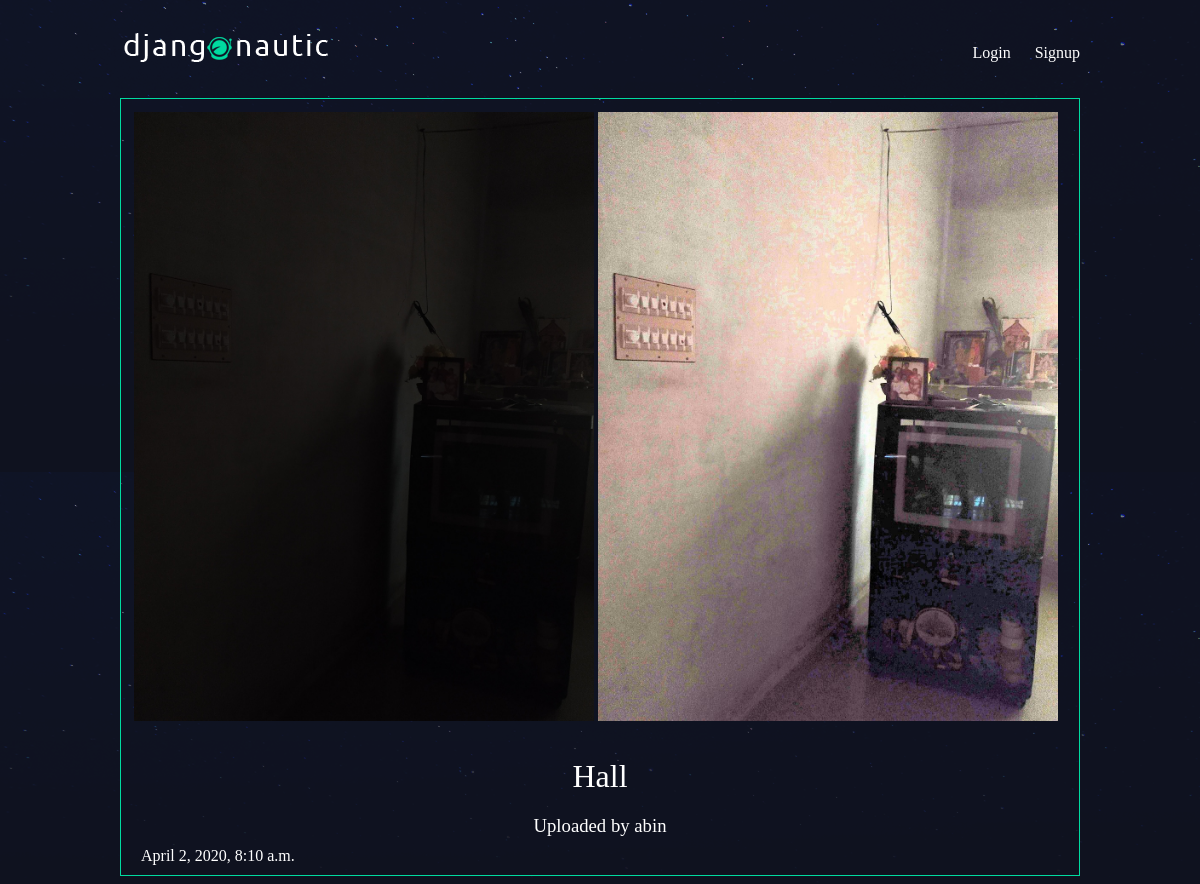
The page /articles/Hall/ on the database its author committed.
### articles/models.py (models this page shows, shortened)
class Image(models.Model):
    name = models.CharField(max_length=100)
    date = models.DateTimeField(auto_now_add=True)
    slug = models.SlugField(default='default-slug')
    raw_image = models.ImageField(default='default.png', blank=True)
    processed_image = models.ImageField(blank=True)
    author = models.ForeignKey(User, default=None,on_delete=models.CASCADE)

### articles/views.py (the view)
# urls.py: url(r'^(?P<slug>[\w-]+)/$', views.article_detail, name="detail"),
def article_detail(request, slug):
    article = Image.objects.get(slug=slug)
    return render(request, 'articles/article_detail.html', { 'article': article })

### articles/templates/articles/article_detail.html
{% extends 'base_layout.html' %}
{% block content %}
<div class="article-detail">
    <div class="article">
        <div class="images" style="padding: 13px;">
            <img src="{{ article.raw_image.url }}"  style="max-width: 460px;"/>
            <img src="{{ article.processed_image.url }}" style="max-width: 460px;"/>
        </div>
        <h2>{{ article.name }}</h2>
        <h3>Uploaded by {{ article.author.username }}</h3>
        <p>{{ article.date }}</p>
    </div>
</div>
{% endblock %}

### assets/styles.css (style rules this page uses)
body { background-color: #0f121f; background-image: url(/static/stars.png); background-repeat-y: no-repeat; color: #fff; }
body * { font-family: Ubuntu; }
h1, h2, h3, h4, h5 { font-weight: normal; margin: 0; }
.article { padding: 10px; border: 1px solid #00dba0; position: relative; padding-bottom: 40px; }
.article h2 { font-size: 1.2em; }
.article-detail .article { padding: 0; }
.article-detail .article img { max-width: 100%; }
.article-detail .article h2 { text-align: center; margin: 20px auto; font-size: 2em }
.article-detail .article h3 { text-align: center; }
.article-detail .article p { margin: 10px 20px }

### rows shown on the page
Image: raw_image (picture), processed_image (picture), name "Hall", author.username "abin", date "April 2, 2020, 8:10 a.m."
